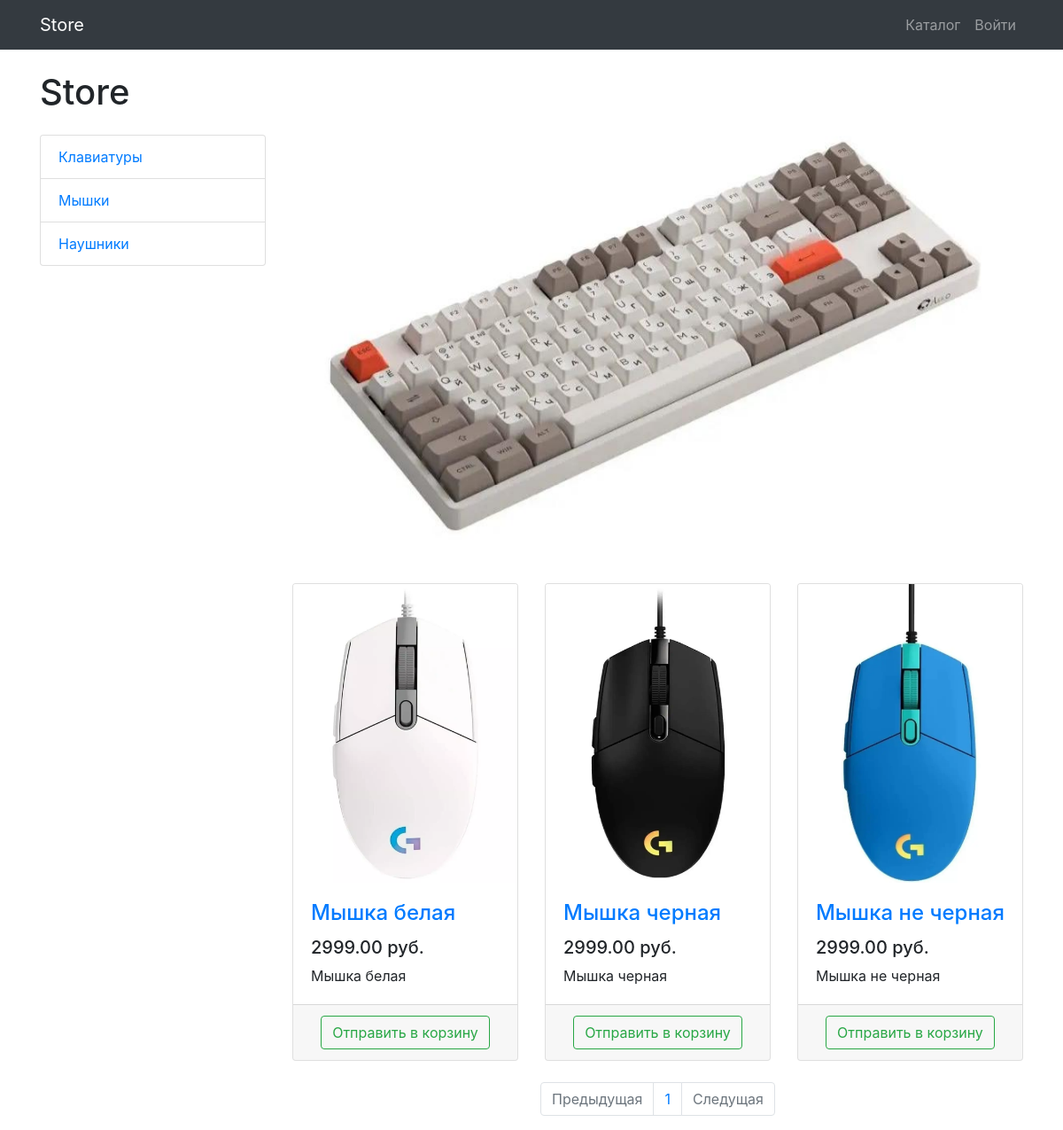
/products/category/4, run on the app's committed database.
### products/models.py (models this page shows, shortened)
class ProductCategory(models.Model):
    name = models.CharField(max_length=128, unique=True)
    description = models.TextField(null=True, blank=True)

class Product(models.Model):
    name = models.CharField(max_length=256)
    description = models.TextField()
    price = models.DecimalField(max_digits=6, decimal_places=2)
    quantity = models.PositiveIntegerField(default=0)
    image = models.ImageField(upload_to='products_images')
    category = models.ForeignKey(to=ProductCategory, on_delete=models.CASCADE)

### products/views.py (the view)
# urls.py: path('', products, name='index'),
def products(request, category_id=None, page_number=1):
    products = Product.objects.filter(category_id=category_id) if category_id else Product.objects.all()
    per_page = 3
    paginator = Paginator(products, per_page)
    products_paginator = paginator.page(page_number)
    context = {
        'title': 'Store - Каталог',
        'categories': ProductCategory.objects.all(),
        'products': products_paginator,
    }
    return render(request, 'products/products.html', context)

### products/templates/products/products.html (shortened to what this page needs)
{% extends 'products/base.html' %}
{% load static %}
{% block css %}
    <link href="{% static 'vendor/css/products.css' %}" rel="stylesheet">
{% endblock %}
{% block content %}
    <div class="container">
    <div class="row">
        <div class="col-lg-3">
            <h1 class="my-4">Store</h1>
            <div class="list-group">
                {% for category in categories %}
                <a href="{% url 'products:category' category.id %}" class="list-group-item">{{ category.name }}</a>
                {% endfor %}
            </div>
        </div>
        <div class="col-lg-9">
            <div id="carouselExampleIndicators" class="carousel slide my-4" data-ride="carousel">
                <ol class="carousel-indicators">
                    <li data-target="#carouselExampleIndicators" data-slide-to="0" class="active"></li>
                    <li data-target="#carouselExampleIndicators" data-slide-to="1"></li>
                    <li data-target="#carouselExampleIndicators" data-slide-to="2"></li>
                </ol>
                <div class="carousel-inner" role="listbox">
                    <div class="carousel-item active">
                        <img class="d-block img-fluid" src="/static/vendor/img/slides/slide-1.jpg" alt="First slide">
                    </div>
                </div>
                <a class="carousel-control-prev" href="#carouselExampleIndicators" role="button" data-slide="prev">
                    <span class="carousel-control-prev-icon" aria-hidden="true"></span>
                </a>
                <a class="carousel-control-next" href="#carouselExampleIndicators" role="button" data-slide="next">
                    <span class="carousel-control-next-icon" aria-hidden="true"></span>
                </a>
            </div>
            <div class="row">
                {% for product in products %}
                <div class="col-lg-4 col-md-6 mb-4">
                    <div class="card h-100">
                        <a href="#">
                            <img class="card-img-top"
                                 src="{{ product.image.url }}"
                                 alt="">
                        </a>
                        <div class="card-body">
                            <h4 class="card-title">
                                <a href="#">{{ product.name }}</a>
                            </h4>
                            <h5>{{ product.price }} руб.</h5>
                            <p class="card-text">{{ product.description }}</p>
                        </div>
                        <div class="card-footer text-center">
                            <a class="btn btn-outline-success" href="{% url 'products:basket_add' product.id %}" >Отправить в корзину</a>
                        </div>
                    </div>
                </div>
                {% endfor %}
            </div>
            <nav aria-label="Page navigation example">
                <ul class="pagination justify-content-center">
                    <li class="page-item {% if not products.has_previous %} disabled {% endif %} ">
                        <a class="page-link" href="{% if products.has_previous %} {% url 'products:paginator' products.previous_page_number %} {% else %}  {% endif %}" tabindex="-1" aria-disabled="true">Предыдущая</a>
                    </li>
                    {% for page in products.paginator.page_range %}
                        <li class="page-item"><a class="page-link" href="{% url 'products:paginator' page %}">{{ page }}</a></li>
                    {% endfor %}
                    <li class="page-item {% if not products.has_next %} disabled {% endif %}">
                        <a class="page-link" href="{% if products.has_next %} {% url 'products:paginator' products.next_page_number %} {% else %} # {% endif %}">Следущая </a>
                    </li>
                </ul>
            </nav>
        </div>
    </div>
</div>
{% endblock %}

### data on the page
ProductCategory: name "Клавиатуры"
ProductCategory: name "Мышки"
ProductCategory: name "Наушники"
Product: image (picture), name "Мышка белая", price "2999.00", description "Мышка белая"
Product: image (picture), name "Мышка черная", price "2999.00", description "Мышка черная"
Product: image (picture), name "Мышка не черная", price "2999.00", description "Мышка не черная"

### other printed values
{{ page }} "1"
